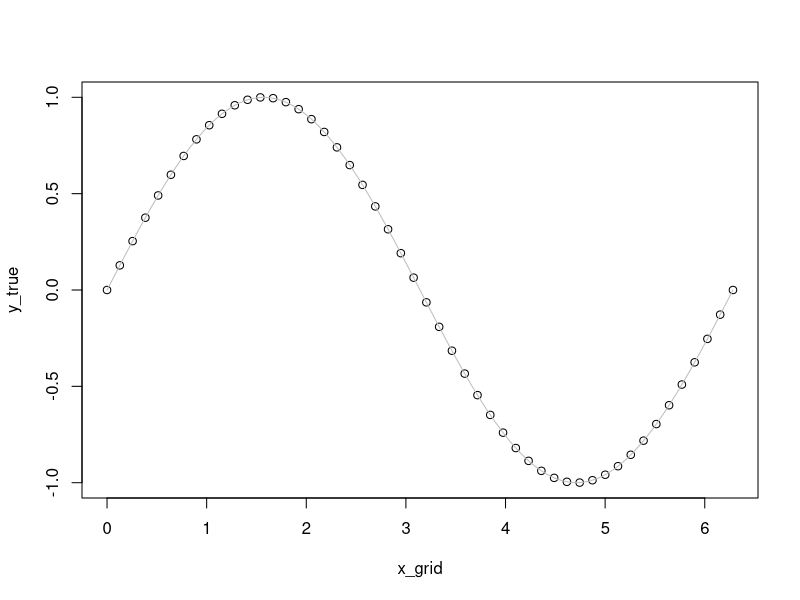
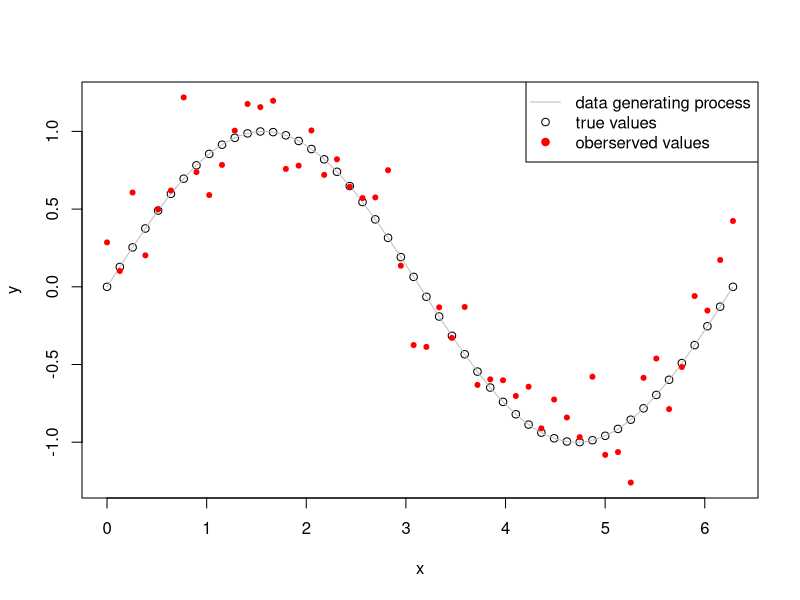
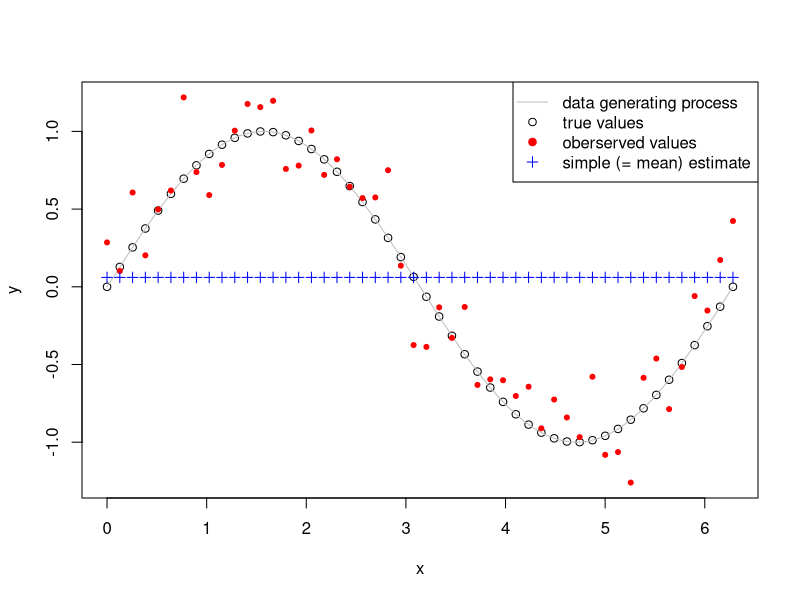
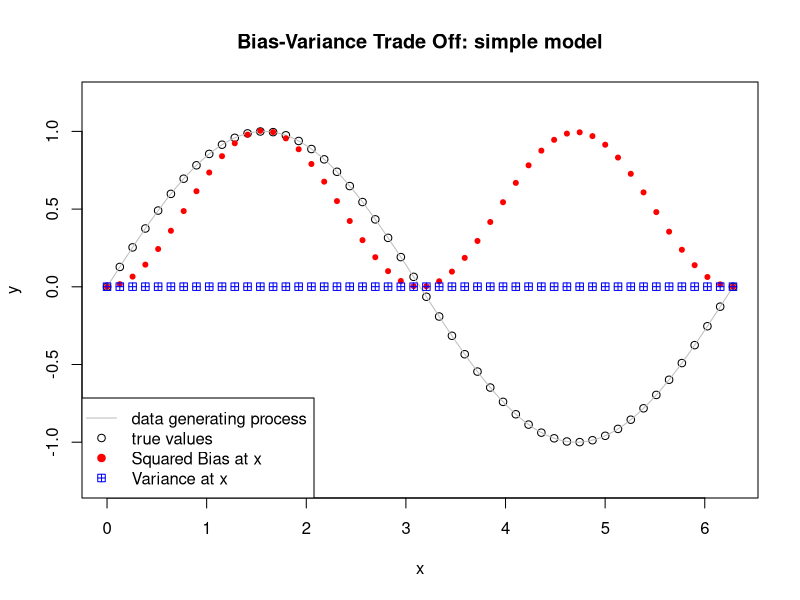
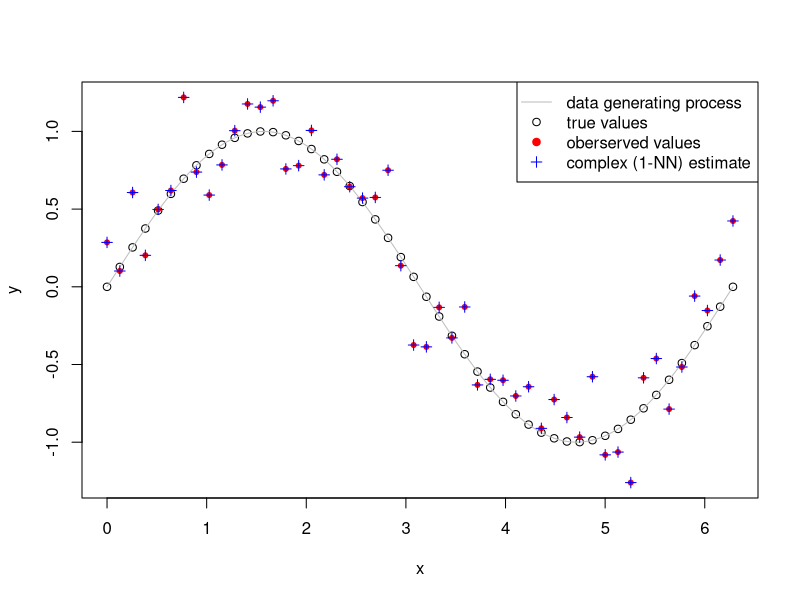
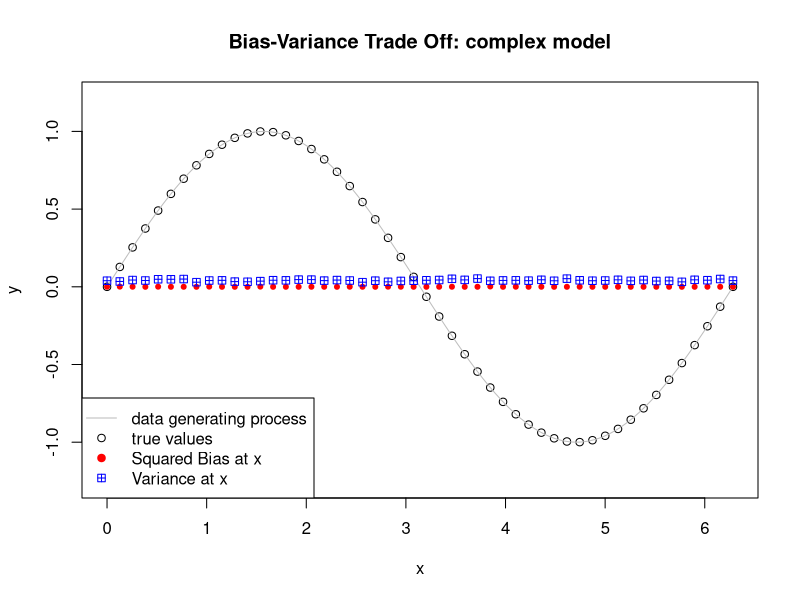
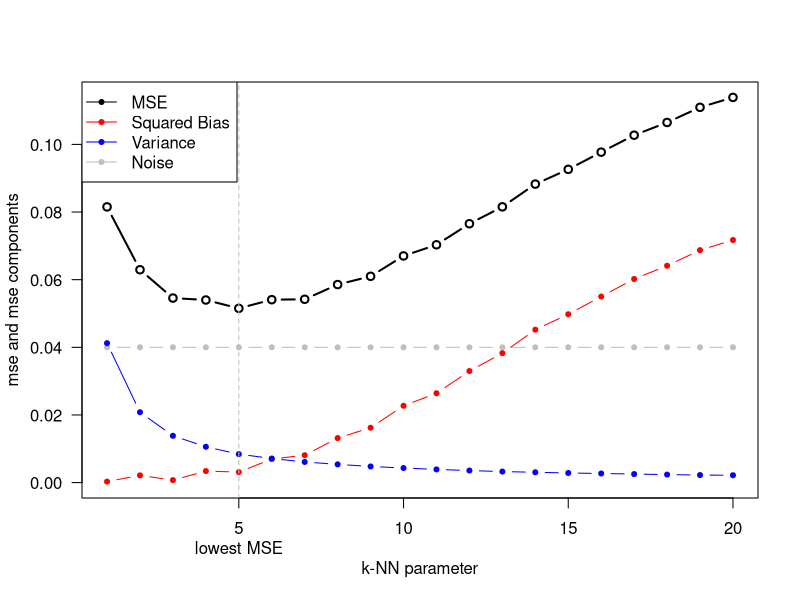

The R source for these figures, in order:
#==============================================================================#
# Bias-Variance Trade-Off: introductery example                                #
#==============================================================================#
rm(list = ls(all.names = TRUE))

# 00: packages -----------------------------------------------------------------
library(FNN)

# 01: data creation ------------------------------------------------------------

# true values ----
# with n = 50 equally spaced x values
n_x <- 50
x_grid <- seq(0, 2*pi,length = n_x)
y_true <- sin(x_grid)

# visualisation: data and function
plot(x_grid, y_true, type = "p", col = "black")
curve(sin, from = 0, to = 2*pi, add = TRUE, col = "grey")

# adding noise ----
# one simulation of an observed y  (true function plus noise)
sd_noise <- 0.2
set.seed(20241015)
y_train_1 <- y_true + rnorm(n_x, 0, sd_noise)

# visualisation: data and function
plot(x_grid, y_true, type = "p", col = "black", 
     ylim = range(c(y_true, y_train_1)),
     ylab = "y", xlab = "x")
curve(sin, from = 0, to = 2*pi, add = TRUE, col = "grey")
points(x_grid, y_train_1, col = "red", pch = 20)
legend("topright", legend = c("data generating process", 
                             "true values", 
                             "oberserved values"),
       col = c("grey", "black", "red"),
       lty = c(1, NA, NA), pch = c(NA, 1, 19))

# 02: Simple estimate - mean value ---------------------------------------------

# Simple estimate: average of y_train_1 for all x 
y_est_simple <- rep(mean(y_train_1), n_x) 

# visualisation
plot(x_grid, y_true, type = "p", col = "black", 
     ylim = range(c(y_true, y_train_1)),
     ylab = "y", xlab = "x")
curve(sin, from = 0, to = 2*pi, add = TRUE, col = "grey")
points(x_grid, y_train_1, col = "red", pch = 20)
points(x_grid, y_est_simple, pch = 3, col = "blue")
legend("topright", legend = c("data generating process", 
                              "true values", 
                              "oberserved values",
                              "simple (= mean) estimate"),
       col = c("grey", "black", "red", "blue"),
       lty = c(1, NA, NA, NA), pch = c(NA, 1, 19, 3))



# This has a high mean squared bias because it doesn't fit the shape
bias_sq_y_train_simple <- mean((y_true - y_est_simple)^2)
bias_sq_y_train_simple

# 02a: Simulation with M = 100 -------------------------------------------------
M <- 100
y_est_simple_sim <- y_train_sim <- matrix(NA, nrow = M, ncol = n_x)
for(m in 1:M){
  y_train_sim[m, ] <- y_true + rnorm(n_x, 0, sd_noise)
  y_est_simple_sim[m, ] <- rep(mean(y_train_sim[m, ]), n_x) 
}  

# Squared Bias and Variance for each x value

## calculate the variance and the squared bias
bias_sq_at_x_simple <- var_at_x_simple <- rep(NA, n_x)
for(x in 1:n_x){
  bias_sq_at_x_simple[x] <- mean(y_est_simple_sim[, x] - y_true[x])^2
  var_at_x_simple[x] <- var(y_est_simple_sim[, x])
} 

# Visualisation ----
plot(x_grid, y_true, type = "p", col = "black", 
     ylim = range(c(y_true, y_train_1)),
     ylab = "y", xlab = "x", main = "Bias-Variance Trade Off: simple model")
curve(sin, from = 0, to = 2*pi, add = TRUE, col = "grey")
points(x_grid, bias_sq_at_x_simple, pch = 20, col = "red")
points(x_grid, var_at_x_simple, pch = 12, col = "blue")
legend("bottomleft", legend = c("data generating process", 
                                "true values", 
                                "Squared Bias at x",
                                "Variance at x"),
       col = c("grey", "black", "red", "blue"),
       lty = c(1, NA, NA, NA), pch = c(NA, 1, 19, 12))

# Mean squared bias and mean variance
mean(bias_sq_at_x_simple)
mean(var_at_x_simple)

# Question: which component in this scenario dominates the MSE?

# 03: Complex model: KNN with n=1 ----------------------------------------------

# At the other exteme we use just the observed data (i.e. KNN with $n=1$).
y_est_complex <- y_train_1   # same result as KNN with n=1

# visualisation
plot(x_grid, y_true, type = "p", col = "black", 
     ylim = range(c(y_true, y_train_1)),
     ylab = "y", xlab = "x")
curve(sin, from = 0, to = 2*pi, add = TRUE, col = "grey")
points(x_grid, y_train_1, col = "red", pch = 20)
points(x_grid, y_est_complex, pch = 3, col = "blue")
legend("topright", legend = c("data generating process", 
                              "true values", 
                              "oberserved values",
                              "complex (1-NN) estimate"),
       col = c("grey", "black", "red", "blue"),
       lty = c(1, NA, NA, NA), pch = c(NA, 1, 19, 3))


# has a low squared bias because it overfits the data
bias_sq_y_train_complex <- mean((y_true - y_est_complex)^2)
bias_sq_y_train_complex

# 03a: Simulation with M = 10 --------------------------------------------------
y_est_complex_sim <- matrix(NA, nrow = M, ncol = n_x)
for(m in 1:M){
  y_est_complex_sim[m, ] <- y_train_sim[m, ]
}  

# Squared Bias and Variance for each x value

## calculate the variance and the squared bias
bias_sq_at_x_complex <- var_at_x_complex <- rep(NA, n_x)
for(x in 1:n_x){
  bias_sq_at_x_complex[x] <- mean(y_est_complex_sim[, x] - y_true[x])^2
  var_at_x_complex[x] <- var(y_est_complex_sim[, x])
} 

# Visualisation ----
plot(x_grid, y_true, type = "p", col = "black", 
     ylim = range(c(y_true, y_train_1)),
     ylab = "y", xlab = "x", main = "Bias-Variance Trade Off: complex model")
curve(sin, from = 0, to = 2*pi, add = TRUE, col = "grey")
points(x_grid, bias_sq_at_x_complex, pch = 20, col = "red")
points(x_grid, var_at_x_complex, pch = 12, col = "blue")
legend("bottomleft", legend = c("data generating process", 
                                "true values", 
                                "Squared Bias at x",
                                "Variance at x"),
       col = c("grey", "black", "red", "blue"),
       lty = c(1, NA, NA, NA), pch = c(NA, 1, 19, 12))

# Mean squared bias and mean variance
mean(bias_sq_at_x_complex)
mean(var_at_x_complex)

# 04a: Model-Tuning for KNN algorithm ------------------------------------------
# We want to see, what n = 1, ..., 20 for KNN works best

# We expand the existing to code using a 3-dim array instead of a matrix
k_max <- 20
y_est_k_KNN_sim <- array(NA, dim = c(k_max, M, n_x))

# Model estimation:
for(k in 1:k_max){
  for(m in 1:M){
    y_est_k_KNN_sim[k, m, ] <- knn.reg(x_grid, test = matrix(x_grid),
                                       y = y_train_sim[m, ], k = k)$pred
  }  
}

# Model evaluation: Squared Bias and Variance at each x value for each k
bias_sq_at_x_k_KNN <- var_at_x_k_KNN <- matrix(NA, nrow = k_max, ncol = n_x)

for(k in 1:k_max){
  for(x in 1:n_x){
    bias_sq_at_x_k_KNN[k, x] <- mean(y_est_k_KNN_sim[k, , x] - y_true[x])^2
    var_at_x_k_KNN[k, x] <- var(y_est_k_KNN_sim[k, , x])
  } 
}

# Summarizing the M simulations by looking at the row averages
bias_sq_k <- rowMeans(bias_sq_at_x_k_KNN)
var_k <- rowMeans(var_at_x_k_KNN)
mse_k <- bias_sq_k + var_k + sd_noise^2

# Visualisation
plot(1:k_max, mse_k, type = "b", col = "black", ylim = c(0, max(mse_k)),
     ylab = "mse and mse components", xlab = "k-NN parameter",
     las = 1, lwd = 2)
lines(rep(sd_noise^2, k_max), col = "grey", pch = 20, type = "b")
lines(bias_sq_k, col = "red", pch = 20, type = "b")
lines(var_k, col = "blue", pch = 20, type = "b")
abline(v = which.min(mse_k), lty = 2, col = "grey")
legend("topleft", 
       legend = c("MSE", "Squared Bias", "Variance", "Noise"),
       col = c("black", "red", "blue", "grey"),
       lty = 1, pch = 20)
mtext("lowest MSE", at = which.min(mse_k), side = 1, line = 2)


# with my simulations k=5 gives the minimum variance plus squared bias
# but k=6 or 7 are similar
